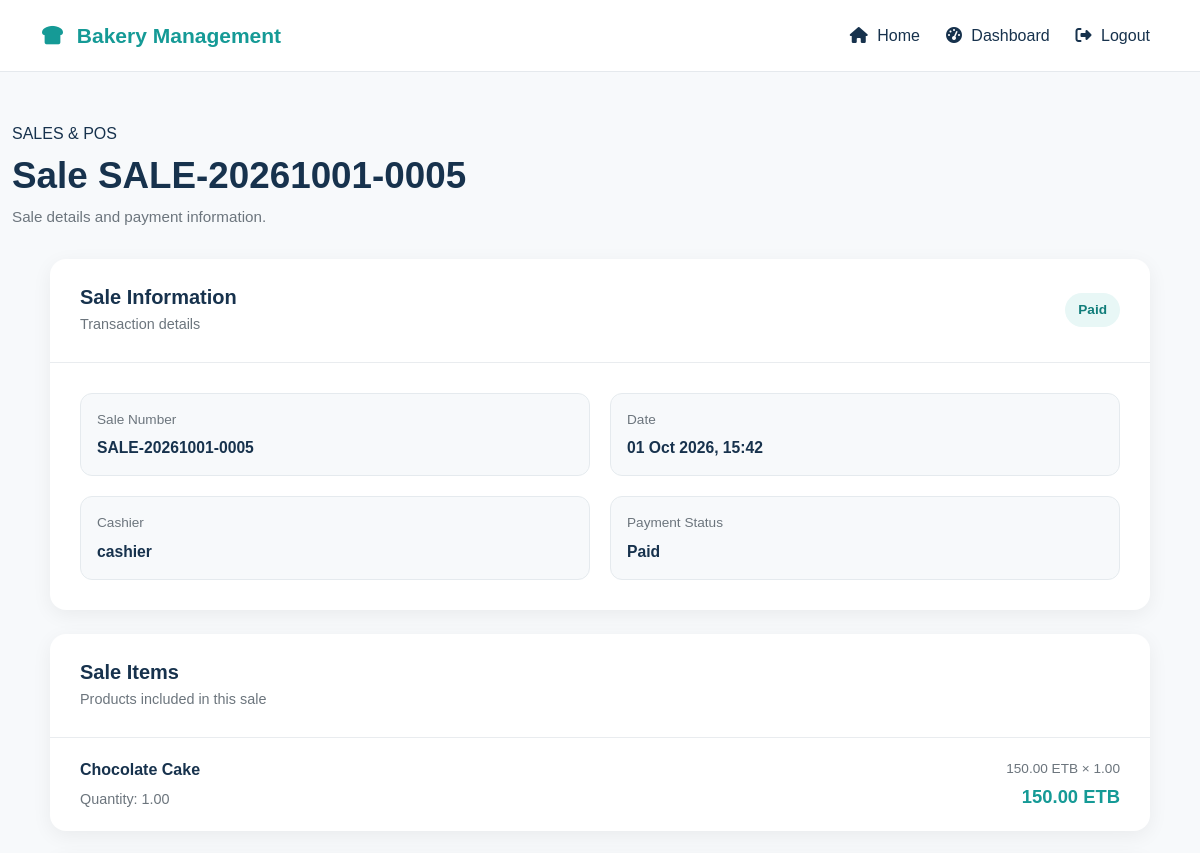
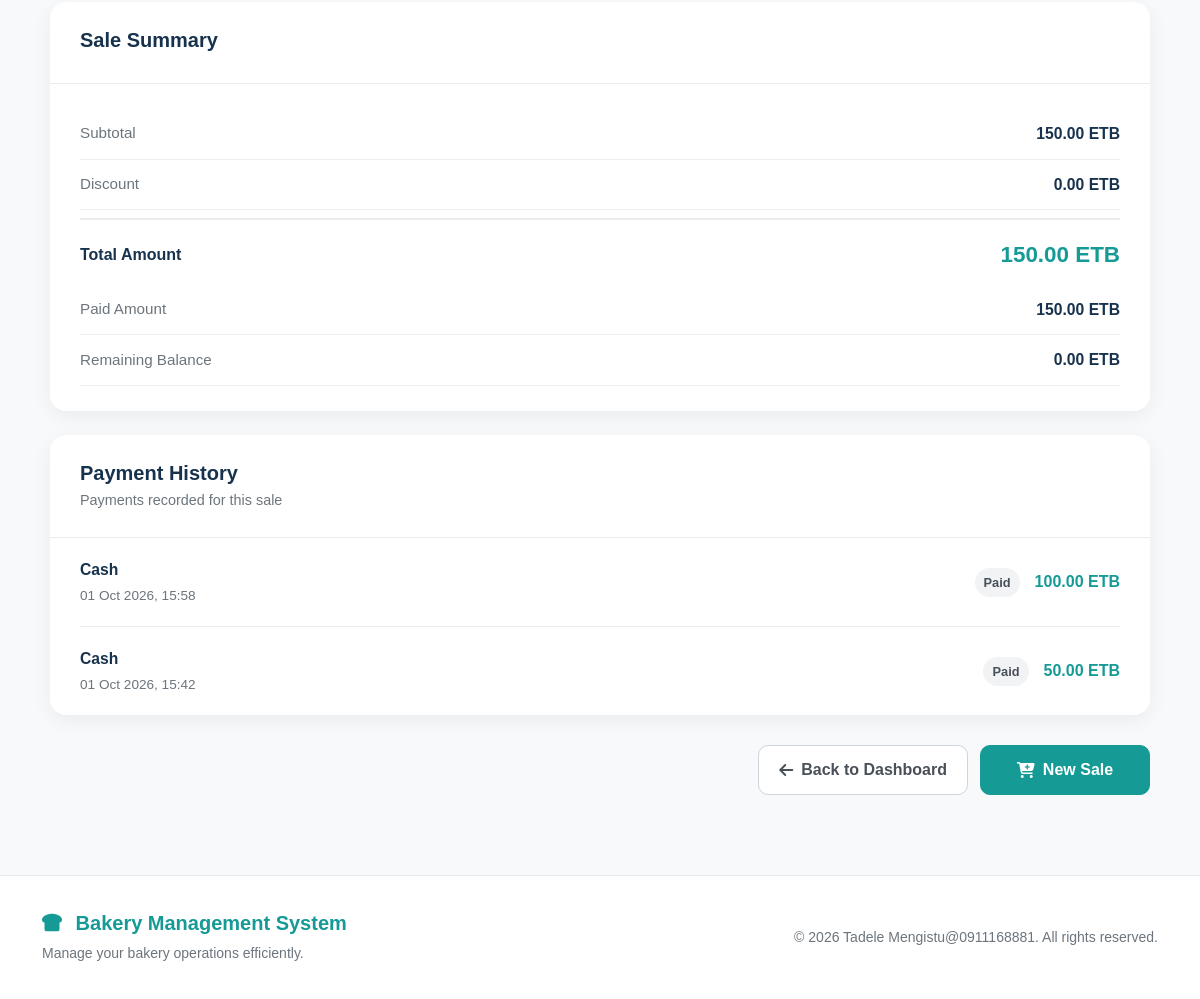
The page /sales/18/ (signed in) on the database its author committed (2 pictures, top to bottom).
### bekapp/models.py (models this page shows, shortened)
class Sale(models.Model):
    class PaymentStatus(models.TextChoices):
        UNPAID = "UNPAID", "Unpaid"
        PARTIAL = "PARTIAL", "Partially Paid"
        PAID = "PAID", "Paid"
        REFUNDED = "REFUNDED", "Refunded"
    sale_number = models.CharField(
        max_length=30,
        unique=True,
    )
    sale_date = models.DateTimeField(
        auto_now_add=True,
    )
    cashier = models.ForeignKey(
        User,
        on_delete=models.PROTECT,
        related_name="sales",
    )
    payment_status = models.CharField(
        max_length=20,
        choices=PaymentStatus.choices,
        default=PaymentStatus.UNPAID,
    )
    subtotal = models.DecimalField(
        max_digits=12,
        decimal_places=2,
        default=0,
    )
    discount = models.DecimalField(
        max_digits=12,
        decimal_places=2,
        default=0,
    )
    total_amount = models.DecimalField(
        max_digits=12,
        decimal_places=2,
        default=0,
    )
    notes = models.TextField(blank=True)
    created_at = models.DateTimeField(
        auto_now_add=True,
    )
    updated_at = models.DateTimeField(
        auto_now=True,
    )
    class Meta:
        ordering = ["-sale_date"]

class User(AbstractUser):
    class Role(models.TextChoices):
        OWNER = "OWNER", "Owner"
        CASHIER = "CASHIER", "Cashier"
        PRODUCTION_MANAGER = "PRODUCTION_MANAGER", "Production Manager"
    role = models.CharField(
        max_length=30,
        choices=Role.choices,
        default=Role.CASHIER,
    )

class SaleItem(models.Model):
    sale = models.ForeignKey(
        Sale,
        on_delete=models.CASCADE,
        related_name="items",
    )
    product = models.ForeignKey(
        Product,
        on_delete=models.PROTECT,
        related_name="sale_items",
    )
    quantity = models.DecimalField(
        max_digits=10,
        decimal_places=2,
    )
    unit_price = models.DecimalField(
        max_digits=10,
        decimal_places=2,
    )
    total_price = models.DecimalField(
        max_digits=12,
        decimal_places=2,
    )
    class Meta:
        ordering = ["product__name"]

class Product(models.Model):
    category = models.ForeignKey(
        Category,
        on_delete=models.PROTECT,
        related_name="products",
    )
    name = models.CharField(max_length=150)
    description = models.TextField(blank=True)
    price = models.DecimalField(
        max_digits=10,
        decimal_places=2,
    )
    image = models.ImageField(
        upload_to="products/",
        blank=True,
        null=True,
    )
    is_available = models.BooleanField(default=True)
    created_at = models.DateTimeField(auto_now_add=True)
    updated_at = models.DateTimeField(auto_now=True)
    class Meta:
        ordering = ["name"]

class Payment(models.Model):
    class Method(models.TextChoices):
        CASH = "CASH", "Cash"
        TELEBIRR = "TELEBIRR", "Telebirr"
        BANK = "BANK", "Bank"
    class Status(models.TextChoices):
        PENDING = "PENDING", "Pending"
        PAID = "PAID", "Paid"
        FAILED = "FAILED", "Failed"
        REFUNDED = "REFUNDED", "Refunded"
    sale = models.ForeignKey(
        Sale,
        on_delete=models.CASCADE,
        related_name="payments",
    )
    method = models.CharField(
        max_length=20,
        choices=Method.choices,
    )
    amount = models.DecimalField(
        max_digits=12,
        decimal_places=2,
    )
    reference_number = models.CharField(
        max_length=100,
        blank=True,
    )
    status = models.CharField(
        max_length=20,
        choices=Status.choices,
        default=Status.PENDING,
    )
    payment_date = models.DateTimeField(
        auto_now_add=True,
    )
    notes = models.TextField(blank=True)
    recorded_by = models.ForeignKey(
        User,
        on_delete=models.PROTECT,
        related_name="payments_recorded",
    )
    class Meta:
        ordering = ["-payment_date"]

### bekapp/views.py (the view)
def sale_detail(request, sale_id):
    if not request.user.is_authenticated:
        return redirect('login')
    if request.user.role not in ['OWNER', 'CASHIER']:
        return redirect('dashboard')
    sale = Sale.objects.prefetch_related(
        'items__product',
        'payments',
    ).get(
        id=sale_id
    )
    paid_amount = sale.payments.filter(
        status=Payment.Status.PAID
    ).aggregate(
        total=Sum('amount')
    )['total'] or Decimal('0.00')
    remaining_amount = (
        sale.total_amount - paid_amount
    )
    if remaining_amount < Decimal('0.00'):
        remaining_amount = Decimal('0.00')
    return render(
        request,
        'bekapp/sale_detail.html',
        {
            'sale': sale,
            'paid_amount': paid_amount,
            'remaining_amount': remaining_amount,
        }
    )

### bekapp/templates/bekapp/sale_detail.html (shortened to what this page needs)
{% extends 'bekapp/base.html' %}
{% load static %}
{% block extra_css %}
<link
    rel="stylesheet"
    href="{% static 'bekapp/css/sale-detail.css' %}"
>
{% endblock %}
{% block content %}
<section class="sale-detail">
    <div class="container-fluid">
        <div class="sale-detail-header">
            <div>
                <span class="dashboard-label">
                    SALES & POS
                </span>
                <h1>
                    Sale {{ sale.sale_number }}
                </h1>
                <p>
                    Sale details and payment information.
                </p>
            </div>
        </div>
        <div class="sale-detail-card">
            <div class="sale-detail-card-header">
                <div>
                    <h2>
                        Sale Information
                    </h2>
                    <p>
                        Transaction details
                    </p>
                </div>
                <span class="sale-status">
                    {{ sale.get_payment_status_display }}
                </span>
            </div>
            <div class="sale-detail-body">
                <div class="sale-info-grid">
                    <div class="sale-info-item">
                        <span>
                            Sale Number
                        </span>
                        <strong>
                            {{ sale.sale_number }}
                        </strong>
                    </div>
                    <div class="sale-info-item">
                        <span>
                            Date
                        </span>
                        <strong>
                            {{ sale.sale_date|date:"d M Y, H:i" }}
                        </strong>
                    </div>
                    <div class="sale-info-item">
                        <span>
                            Cashier
                        </span>
                        <strong>
                            {{ sale.cashier.username }}
                        </strong>
                    </div>
                    <div class="sale-info-item">
                        <span>
                            Payment Status
                        </span>
                        <strong>
                            {{ sale.get_payment_status_display }}
                        </strong>
                    </div>
                </div>
            </div>
        </div>
        <div class="sale-detail-card">
            <div class="sale-detail-card-header">
                <div>
                    <h2>
                        Sale Items
                    </h2>
                    <p>
                        Products included in this sale
                    </p>
                </div>
            </div>
            <div class="sale-items-body">
                {% for item in sale.items.all %}
                    <div class="sale-item">
                        <div class="sale-item-main">
                            <strong>
                                {{ item.product.name }}
                            </strong>
                            <span>
                                Quantity:
                                {{ item.quantity }}
                            </span>
                        </div>
                        <div class="sale-item-pricing">
                            <span>
                                {{ item.unit_price|floatformat:2 }} ETB ×
                                {{ item.quantity }}
                            </span>
                            <strong>
                                {{ item.total_price|floatformat:2 }} ETB
                            </strong>
                        </div>
                    </div>
                {% empty %}
                    <div class="sale-empty">
                        No sale items found.
                    </div>
                {% endfor %}
            </div>
        </div>
        <div class="sale-detail-card">
            <div class="sale-detail-card-header">
                <div>
                    <h2>
                        Sale Summary
                    </h2>
                </div>
            </div>
            <div class="sale-summary-body">
                <div class="sale-summary-row">
                    <span>
                        Subtotal
                    </span>
                    <strong>
                        {{ sale.subtotal|floatformat:2 }} ETB
                    </strong>
                </div>
                <div class="sale-summary-row">
                    <span>
                        Discount
                    </span>
                    <strong>
                        {{ sale.discount|floatformat:2 }} ETB
                    </strong>
                </div>
                <div class="sale-summary-row sale-summary-total">
                    <span>
                        Total Amount
                    </span>
                    <strong>
                        {{ sale.total_amount|floatformat:2 }} ETB
                    </strong>
                </div>
                <div class="sale-summary-row">
                    <span>
                        Paid Amount
                    </span>
                    <strong>
                        {{ paid_amount|floatformat:2 }} ETB
                    </strong>
                </div>
                <div class="sale-summary-row sale-summary-remaining">
                    <span>
                        Remaining Balance
                    </span>
                    <strong>
                        {{ remaining_amount|floatformat:2 }} ETB
                    </strong>
                </div>
            </div>
        </div>
        <div class="sale-detail-card">
            <div class="sale-detail-card-header">
                <div>
                    <h2>
                        Payment History
                    </h2>
                    <p>
                        Payments recorded for this sale
                    </p>
                </div>
            </div>
            <div class="sale-payments-body">
                {% for payment in sale.payments.all %}
                    <div class="sale-payment">
                        <div class="sale-payment-main">
                            <strong>
                                {{ payment.get_method_display }}
                            </strong>
                            <span>
                                {{ payment.payment_date|date:"d M Y, H:i" }}
                            </span>
                        </div>
                        <div class="sale-payment-right">
                            <span>
                                {{ payment.get_status_display }}
                            </span>
                            <strong>
                                {{ payment.amount|floatformat:2 }} ETB
                            </strong>
                        </div>
                    </div>
                {% empty %}
                    <div class="sale-empty">
                        No payments recorded yet.
                    </div>
                {% endfor %}
            </div>
        </div>
        <div class="sale-detail-actions">
            <a
                href="{% url 'cashier_dashboard' %}"
                class="btn btn-outline-secondary"
            >
                <i class="fa-solid fa-arrow-left"></i>
                Back to Dashboard
            </a>
            <a
                href="{% url 'sale_create' %}"
                class="btn btn-bakery"
            >
                <i class="fa-solid fa-cart-plus"></i>
                New Sale
            </a>
        </div>
    </div>
</section>
{% endblock %}

### bekapp/static/bekapp/css/style.css (style rules this page uses)
html, body { margin: 0; padding: 0; }
body { min-height: 100vh; background: #f5f7f9; color: #17324d; font-family: Arial, Helvetica, sans-serif; }

### rows shown on the page
Sale: sale_number "SALE-20261001-0005", payment_status "Paid", sale_date "01 Oct 2026, 15:42", cashier.username "cashier", subtotal "150.00", discount "0.00", total_amount "150.00"
SaleItem: product.name "Chocolate Cake", quantity "1.00", unit_price "150.00", total_price "150.00"
Payment: method "Cash", payment_date "01 Oct 2026, 15:58", status "Paid", amount "100.00"
Payment: method "Cash", payment_date "01 Oct 2026, 15:42", status "Paid", amount "50.00"

### other values the page prints
{{ paid_amount|floatformat:2 }} "150.00"
{{ remaining_amount|floatformat:2 }} "0.00"
